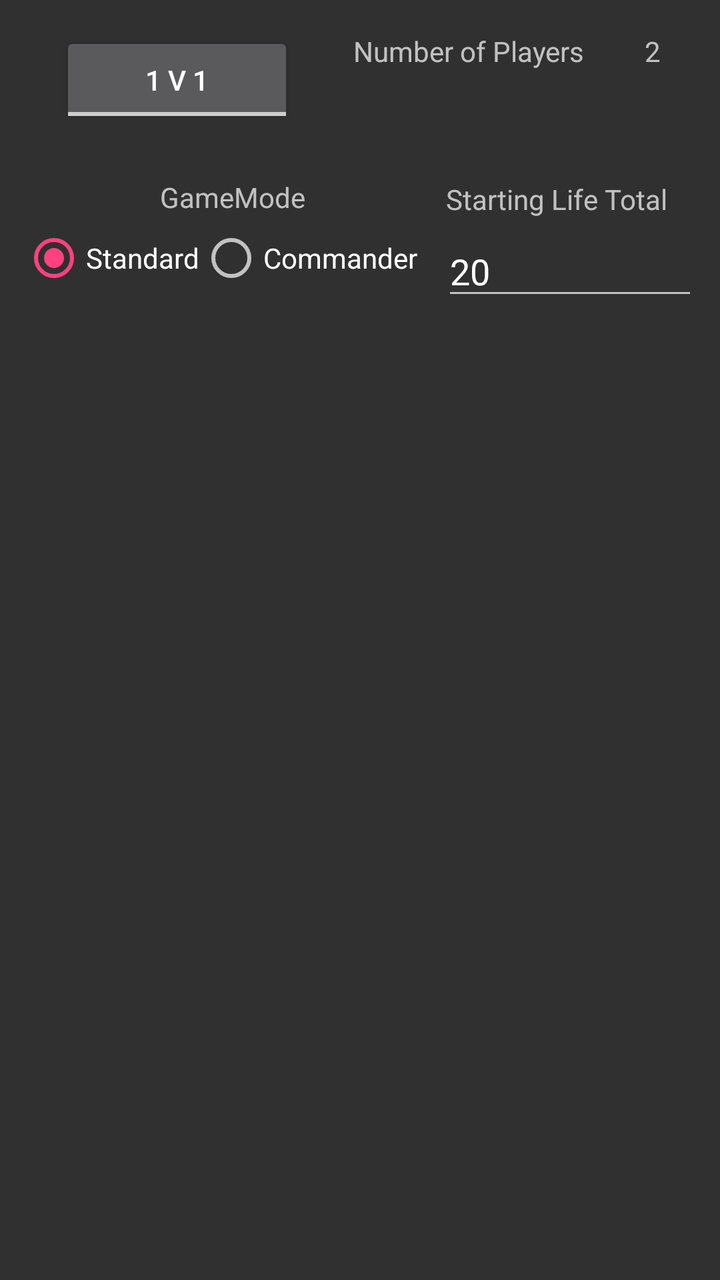
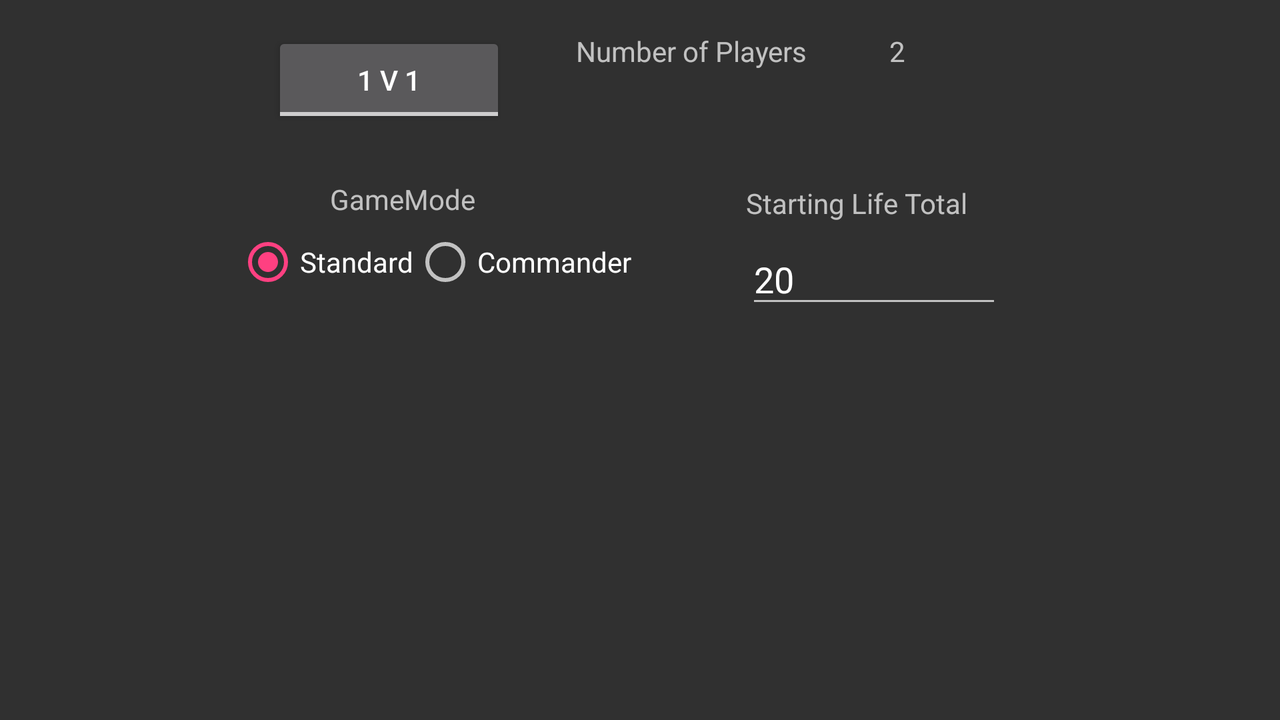

One screen, two layout resources from the same app: the default and the repository's alternative for another configuration. Each is rendered where Android would select it; the XML of both is given below.
<!-- AndroidManifest.xml: application theme AppTheme -->
<!-- res/layout/activity_game_setup_screen.xml -->
<?xml version="1.0" encoding="utf-8"?>

<android.support.constraint.ConstraintLayout
    xmlns:android="http://schemas.android.com/apk/res/android"
    xmlns:app="http://schemas.android.com/apk/res-auto"
    xmlns:tools="http://schemas.android.com/tools"
    android:layout_width="match_parent"
    android:layout_height="match_parent"
    tools:context="ca.on.conestogac.mbproject.GameSetupScreen"
    tools:layout_editor_absoluteY="81dp"
    tools:layout_editor_absoluteX="0dp"
    android:focusable="true"
    android:focusableInTouchMode="true">

    <ToggleButton
        android:id="@+id/playersToggle"
        android:layout_width="117dp"
        android:layout_height="wrap_content"
        android:layout_marginTop="16dp"
        android:checked="false"
        android:onClick="numberOfPlayers"
        android:text=""
        android:textOff="1 V 1"
        android:textOn="Multiplayer"
        app:layout_constraintLeft_toLeftOf="parent"
        app:layout_constraintTop_toTopOf="parent"
        tools:layout_constraintTop_creator="1"
        app:layout_constraintRight_toLeftOf="@+id/textView" />

    <TextView
        android:id="@+id/textView"
        android:layout_width="wrap_content"
        android:layout_height="wrap_content"
        android:text="Number of Players"
        tools:layout_constraintTop_creator="1"
        android:layout_marginTop="16dp"
        app:layout_constraintTop_toTopOf="parent"
        app:layout_constraintRight_toLeftOf="@+id/playersNumber"
        app:layout_constraintLeft_toRightOf="@+id/playersToggle" />

    <SeekBar
        android:id="@+id/playersBar"
        android:layout_width="0dp"
        android:layout_height="11dp"
        android:max="4"
        android:visibility="invisible"
        tools:layout_constraintTop_creator="1"
        tools:layout_constraintBottom_creator="1"
        app:layout_constraintBottom_toBottomOf="@+id/playersToggle"
        android:layout_marginTop="13dp"
        app:layout_constraintTop_toBottomOf="@+id/textView"
        android:layout_marginBottom="7dp"
        app:layout_constraintVertical_bias="0.0"
        app:layout_constraintRight_toRightOf="parent"
        app:layout_constraintLeft_toRightOf="@+id/playersToggle"
        tools:layout_constraintRight_creator="1"
        android:layout_marginStart="33dp"
        android:layout_marginEnd="33dp"
        tools:layout_constraintLeft_creator="1"
        android:layout_marginLeft="33dp"
        android:layout_marginRight="33dp" />

    <TextView
        android:id="@+id/playersNumber"
        android:layout_width="wrap_content"
        android:layout_height="wrap_content"
        android:text="2"
        tools:layout_constraintTop_creator="1"
        android:layout_marginTop="16dp"
        app:layout_constraintTop_toTopOf="parent"
        app:layout_constraintLeft_toRightOf="@+id/textView"
        app:layout_constraintRight_toRightOf="parent" />



    <RadioGroup
        android:layout_width="199dp"
        android:layout_height="35dp"
        android:orientation="horizontal"
        android:id="@+id/radioGroup"
        tools:layout_constraintTop_creator="1"
        android:layout_marginTop="49dp"
        app:layout_constraintTop_toBottomOf="@+id/playersToggle"
        app:layout_constraintLeft_toLeftOf="parent"
        app:layout_constraintRight_toLeftOf="@+id/startLifeTotal">

        <RadioButton
            android:id="@+id/radioStandard"
            android:layout_width="wrap_content"
            android:layout_height="wrap_content"
            android:checked="true"
            android:onClick="playMode"
            android:text="Standard"
            tools:layout_editor_absoluteX="16dp"
            tools:layout_editor_absoluteY="95dp" />

        <RadioButton
            android:id="@+id/radioCommander"
            android:layout_width="wrap_content"
            android:layout_height="wrap_content"
            android:onClick="playMode"
            android:text="Commander"
            tools:layout_editor_absoluteX="119dp"
            tools:layout_editor_absoluteY="95dp" />
    </RadioGroup>

    <TextView
        android:id="@+id/textView2"
        android:layout_width="wrap_content"
        android:layout_height="wrap_content"
        android:text="GameMode"
        tools:layout_constraintBottom_creator="1"
        app:layout_constraintBottom_toTopOf="@+id/radioGroup"
        app:layout_constraintLeft_toLeftOf="parent"
        android:layout_marginBottom="5dp"
        android:layout_marginLeft="80dp"
        android:layout_marginStart="80dp" />

    <TextView
        android:id="@+id/textView3"
        android:layout_width="wrap_content"
        android:layout_height="wrap_content"
        android:text="Starting Life Total"
        android:layout_marginBottom="4dp"
        app:layout_constraintBottom_toTopOf="@+id/startLifeTotal"
        android:layout_marginStart="2dp"
        tools:layout_constraintLeft_creator="1"
        app:layout_constraintLeft_toLeftOf="@+id/startLifeTotal"
        android:layout_marginLeft="2dp" />

    <EditText
        android:id="@+id/startLifeTotal"
        android:layout_width="128dp"
        android:layout_height="42dp"
        android:ems="10"
        android:inputType="number"
        android:text="20"
        app:layout_constraintLeft_toRightOf="@+id/radioGroup"
        app:layout_constraintTop_toTopOf="@+id/radioGroup"
        tools:layout_constraintTop_creator="1"
        app:layout_constraintRight_toRightOf="parent" />


</android.support.constraint.ConstraintLayout>
<!-- resources referenced by this layout -->
<resources>
  <style name="AppTheme" parent="Theme.AppCompat.NoActionBar">
          
          <item name="colorPrimary">@color/colorPrimary</item>
          <item name="colorPrimaryDark">@color/colorPrimaryDark</item>
          <item name="colorAccent">@color/colorAccent</item>
      </style>
  <color name="colorPrimary">#314bbd</color>
  <color name="colorPrimaryDark">#303F9F</color>
  <color name="colorAccent">#FF4081</color>
</resources>
<!-- res/layout-land/activity_game_setup_screen.xml (the repository's variant of the layout above) -->
<!-- drawn on the phone turned sideways -->
<?xml version="1.0" encoding="utf-8"?>
<android.support.constraint.ConstraintLayout
    xmlns:android="http://schemas.android.com/apk/res/android"
    xmlns:app="http://schemas.android.com/apk/res-auto"
    xmlns:tools="http://schemas.android.com/tools"
    android:layout_width="match_parent"
    android:layout_height="match_parent"
    tools:context="ca.on.conestogac.mbproject.GameSetupScreen"
    tools:layout_editor_absoluteY="73dp"
    tools:layout_editor_absoluteX="0dp"
    android:focusable="true"
    android:focusableInTouchMode="true">

    <ToggleButton
        android:id="@+id/playersToggle"
        android:layout_width="117dp"
        android:layout_height="wrap_content"
        android:layout_marginLeft="136dp"
        android:layout_marginStart="136dp"
        android:layout_marginTop="16dp"
        android:checked="false"
        android:onClick="numberOfPlayers"
        android:text="ToggleButton"
        android:textOff="1 V 1"
        android:textOn="Multiplayer"
        app:layout_constraintLeft_toLeftOf="parent"
        app:layout_constraintTop_toTopOf="parent"
        tools:layout_constraintLeft_creator="1"
        tools:layout_constraintTop_creator="1" />

    <TextView
        android:id="@+id/textView"
        android:layout_width="wrap_content"
        android:layout_height="wrap_content"
        android:text="Number of Players"
        tools:layout_constraintTop_creator="1"
        android:layout_marginTop="16dp"
        tools:layout_constraintLeft_creator="1"
        app:layout_constraintTop_toTopOf="parent"
        android:layout_marginStart="35dp"
        app:layout_constraintLeft_toRightOf="@+id/playersToggle"
        android:layout_marginLeft="35dp" />

    <SeekBar
        android:id="@+id/playersBar"
        android:layout_width="165dp"
        android:layout_height="13dp"
        android:max="4"
        android:visibility="invisible"
        tools:layout_constraintTop_creator="1"
        tools:layout_constraintRight_creator="1"
        tools:layout_constraintBottom_creator="1"
        app:layout_constraintBottom_toTopOf="@+id/textView3"
        android:layout_marginTop="30dp"
        tools:layout_constraintLeft_creator="1"
        android:layout_marginBottom="33dp"
        app:layout_constraintLeft_toLeftOf="@+id/textView"
        app:layout_constraintTop_toTopOf="@+id/textView"
        android:layout_marginLeft="0dp"
        app:layout_constraintVertical_bias="0.0" />

    <TextView
        android:id="@+id/playersNumber"
        android:layout_width="wrap_content"
        android:layout_height="wrap_content"
        android:text="2"
        tools:layout_constraintTop_creator="1"
        android:layout_marginStart="41dp"
        android:layout_marginTop="16dp"
        tools:layout_constraintLeft_creator="1"
        app:layout_constraintTop_toTopOf="parent"
        app:layout_constraintLeft_toRightOf="@+id/textView"
        android:layout_marginLeft="41dp" />



    <RadioGroup
        android:layout_width="199dp"
        android:layout_height="0dp"
        android:orientation="horizontal"
        android:id="@+id/radioGroup"
        app:layout_constraintRight_toLeftOf="@+id/startLifeTotal"
        tools:layout_constraintTop_creator="1"
        tools:layout_constraintRight_creator="1"
        tools:layout_constraintBottom_creator="1"
        app:layout_constraintBottom_toBottomOf="@+id/startLifeTotal"
        android:layout_marginEnd="56dp"
        android:layout_marginTop="6dp"
        app:layout_constraintTop_toBottomOf="@+id/textView2"
        android:layout_marginBottom="5dp"
        android:layout_marginRight="56dp">

        <RadioButton
            android:id="@+id/radioStandard"
            android:layout_width="wrap_content"
            android:layout_height="wrap_content"
            android:checked="true"
            android:onClick="playMode"
            android:text="Standard"
            tools:layout_editor_absoluteX="16dp"
            tools:layout_editor_absoluteY="95dp" />

        <RadioButton
            android:id="@+id/radioCommander"
            android:layout_width="wrap_content"
            android:layout_height="wrap_content"
            android:onClick="playMode"
            android:text="Commander"
            tools:layout_editor_absoluteX="119dp"
            tools:layout_editor_absoluteY="95dp" />
    </RadioGroup>

    <TextView
        android:id="@+id/textView2"
        android:layout_width="wrap_content"
        android:layout_height="wrap_content"
        android:text="GameMode"
        tools:layout_constraintTop_creator="1"
        android:layout_marginStart="47dp"
        android:layout_marginTop="26dp"
        app:layout_constraintTop_toBottomOf="@+id/playersToggle"
        tools:layout_constraintLeft_creator="1"
        app:layout_constraintLeft_toLeftOf="@+id/radioGroup"
        android:layout_marginLeft="47dp" />

    <TextView
        android:id="@+id/textView3"
        android:layout_width="wrap_content"
        android:layout_height="wrap_content"
        android:text="Starting Life Total"
        tools:layout_constraintTop_creator="1"
        android:layout_marginTop="57dp"
        app:layout_constraintTop_toBottomOf="@+id/textView"
        tools:layout_constraintLeft_creator="1"
        app:layout_constraintLeft_toLeftOf="@+id/startLifeTotal" />

    <EditText
        android:id="@+id/startLifeTotal"
        android:layout_width="128dp"
        android:layout_height="42dp"
        android:ems="10"
        android:inputType="number"
        android:text="20"
        tools:layout_constraintTop_creator="1"
        tools:layout_constraintRight_creator="1"
        android:layout_marginStart="120dp"
        android:layout_marginEnd="120dp"
        app:layout_constraintRight_toRightOf="parent"
        android:layout_marginTop="6dp"
        app:layout_constraintTop_toBottomOf="@+id/textView3"
        tools:layout_constraintLeft_creator="1"
        app:layout_constraintLeft_toRightOf="@+id/playersToggle"
        android:layout_marginLeft="120dp"
        android:layout_marginRight="120dp"
        app:layout_constraintHorizontal_bias="0.0" />


</android.support.constraint.ConstraintLayout>
